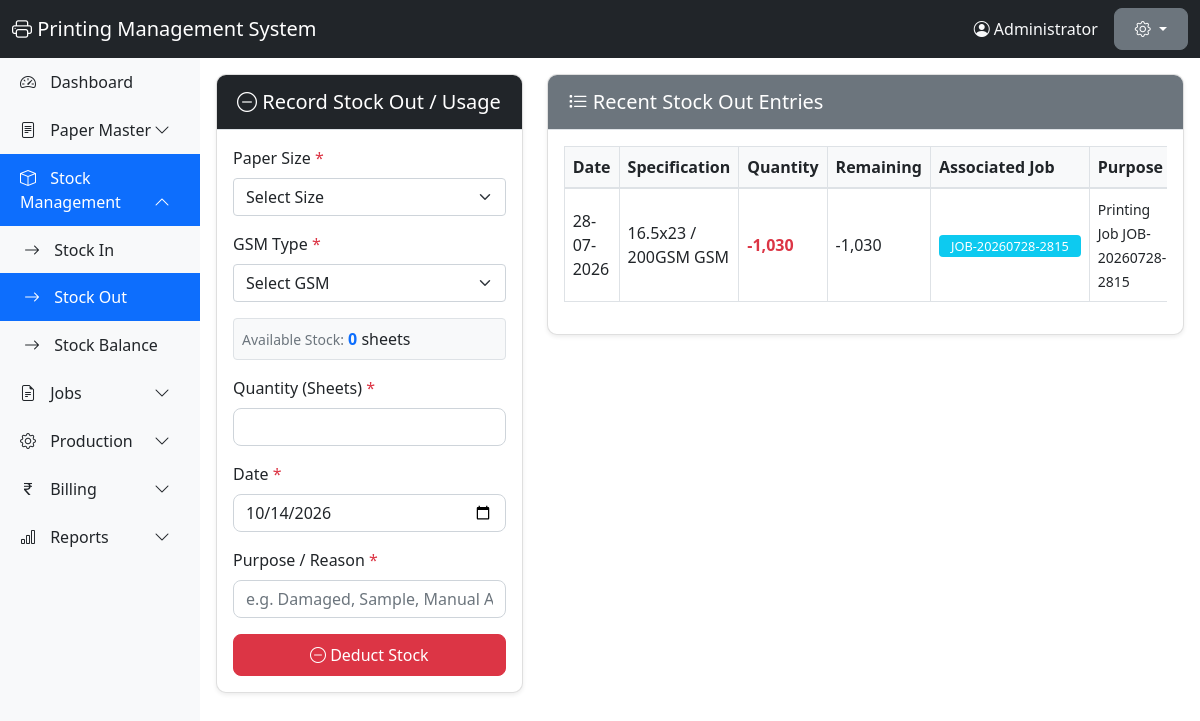
Screenshot of /modules/stock/out.php (signed in) with the database file from the repository.
### tables this page shows
CREATE TABLE `paper_stock_out` (
  `id` int(11) NOT NULL,
  `size_id` int(11) DEFAULT NULL,
  `gsm_id` int(11) DEFAULT NULL,
  `quantity_used` int(11) DEFAULT NULL,
  `remaining_stock` int(11) DEFAULT NULL,
  `job_id` int(11) DEFAULT NULL,
  `usage_date` date DEFAULT NULL,
  `purpose` varchar(255) DEFAULT NULL,
  `created_at` timestamp NOT NULL DEFAULT current_timestamp()
);

CREATE TABLE `paper_sizes` (
  `id` int(11) NOT NULL,
  `size_name` varchar(100) NOT NULL,
  `width_cm` decimal(10,2) DEFAULT NULL,
  `height_cm` decimal(10,2) DEFAULT NULL,
  `is_active` tinyint(1) DEFAULT 1
);

CREATE TABLE `gsm_master` (
  `id` int(11) NOT NULL,
  `gsm_value` varchar(50) NOT NULL,
  `gsm_type` varchar(50) DEFAULT NULL,
  `is_active` tinyint(1) DEFAULT 1
);

CREATE TABLE `printing_jobs` (
  `id` int(11) NOT NULL,
  `job_no` varchar(50) NOT NULL,
  `po_no` varchar(100) DEFAULT NULL,
  `booking_date` date DEFAULT NULL,
  `customer_id` int(11) DEFAULT NULL,
  `job_type` enum('new','reprint') DEFAULT 'new',
  `book_name` varchar(255) DEFAULT NULL,
  `total_quantity` int(11) DEFAULT NULL,
  `delivery_date` date DEFAULT NULL,
  `delivery_to` varchar(255) DEFAULT NULL,
  `status` enum('pending','plate_making','printing','uv_printing','lamination','completed') DEFAULT 'pending',
  `created_by` int(11) DEFAULT NULL,
  `created_at` timestamp NOT NULL DEFAULT current_timestamp()
);

### modules/stock/out.php (the view, shortened to what this page needs)
<?php
require_once __DIR__ . '/../../config/database.php';
$stockOutEntries = $pdo->query("
    SELECT so.*, ps.size_name, g.gsm_value, j.job_no
    FROM paper_stock_out so
    LEFT JOIN paper_sizes ps ON so.size_id = ps.id
    LEFT JOIN gsm_master g ON so.gsm_id = g.id
    LEFT JOIN printing_jobs j ON so.job_id = j.id
    ORDER BY so.created_at DESC LIMIT 50
");
?>
<!DOCTYPE html>
<html lang="en">
<head>
    <link href="https://cdn.jsdelivr.net/npm/bootstrap@5.1.3/dist/css/bootstrap.min.css" rel="stylesheet">
    <link rel="stylesheet" href="https://cdn.jsdelivr.net/npm/bootstrap-icons@1.8.1/font/bootstrap-icons.css">
</head>
<body>
    <?php include_once __DIR__ . '/../../includes/header.php'; ?>
    <?php include_once __DIR__ . '/../../includes/sidebar.php'; ?>
    <div class="row">
        <div class="col-md-4">
            <div class="card">
                <div class="card-header bg-dark text-white">
                    <h5 class="mb-0"><i class="bi bi-dash-circle"></i> Record Stock Out / Usage</h5>
                </div>
                <div class="card-body">
                    <form method="POST" action="">
                        <div class="mb-3">
                            <label class="form-label">Paper Size <span class="text-danger">*</span></label>
                            <select name="size_id" id="size_id" class="form-select" required onchange="checkStockBalance()">
                                <option value="">Select Size</option>
                            </select>
                        </div>
                        <div class="mb-3">
                            <label class="form-label">GSM Type <span class="text-danger">*</span></label>
                            <select name="gsm_id" id="gsm_id" class="form-select" required onchange="checkStockBalance()">
                                <option value="">Select GSM</option>
                            </select>
                        </div>
                        <div class="mb-3">
                            <div class="p-2 border rounded bg-light">
                                <small class="text-muted">Available Stock:</small>
                                <strong id="available_stock" class="text-primary">0</strong> sheets
                            </div>
                        </div>
                        <div class="mb-3">
                            <label class="form-label">Quantity (Sheets) <span class="text-danger">*</span></label>
                            <input type="number" name="quantity_used" class="form-control" required min="1">
                        </div>
                        <div class="mb-3">
                            <label class="form-label">Date <span class="text-danger">*</span></label>
                            <input type="date" name="usage_date" class="form-control" required value="<?php echo date('Y-m-d'); ?>">
                        </div>
                        <div class="mb-3">
                            <label class="form-label">Purpose / Reason <span class="text-danger">*</span></label>
                            <input type="text" name="purpose" class="form-control" placeholder="e.g. Damaged, Sample, Manual Adjustment" required>
                        </div>
                        <button type="submit" class="btn btn-danger w-100">
                            <i class="bi bi-dash-circle"></i> Deduct Stock
                        </button>
                    </form>
                </div>
            </div>
        </div>
        <div class="col-md-8">
            <div class="card">
                <div class="card-header bg-secondary text-white">
                    <h5 class="mb-0"><i class="bi bi-list-task"></i> Recent Stock Out Entries</h5>
                </div>
                <div class="card-body">
                    <div class="table-responsive">
                        <table class="table table-bordered table-hover">
                            <thead>
                                <tr>
                                    <th>Date</th>
                                    <th>Specification</th>
                                    <th>Quantity</th>
                                    <th>Remaining</th>
                                    <th>Associated Job</th>
                                    <th>Purpose</th>
                                </tr>
                            </thead>
                            <tbody>
                                <?php if($stockOutEntries->rowCount() > 0): ?>
                                    <?php while($row = $stockOutEntries->fetch()): ?>
                                        <tr>
                                            <td><?php echo date('d-m-Y', strtotime($row['usage_date'])); ?></td>
                                            <td><?php echo htmlspecialchars($row['size_name'] . ' / ' . $row['gsm_value'] . ' GSM'); ?></td>
                                            <td class="text-danger"><strong>-<?php echo number_format($row['quantity_used']); ?></strong></td>
                                            <td><?php echo number_format($row['remaining_stock']); ?></td>
                                            <td>
                                                <?php if($row['job_no']): ?>
                                                    <span class="badge bg-info"><?php echo htmlspecialchars($row['job_no']); ?></span>
                                                <?php else: ?>
                                                    <span class="text-muted">None (Manual)</span>
                                                <?php endif; ?>
                                            </td>
                                            <td><small><?php echo htmlspecialchars($row['purpose']); ?></small></td>
                                        </tr>
                                    <?php endwhile; ?>
                                <?php else: ?>
                                    <tr>
                                        <td colspan="6" class="text-center">No stock out transactions recorded</td>
                                    </tr>
                                <?php endif; ?>
                            </tbody>
                        </table>
                    </div>
                </div>
            </div>
        </div>
    </div>
    <?php include_once __DIR__ . '/../../includes/footer.php'; ?>
</body>
</html>

### assets/css/style.css (style rules this page uses)
.card { box-shadow: 0 0.125rem 0.25rem rgba(0, 0, 0, 0.075); margin-bottom: 20px; border-radius: 10px; overflow: hidden; }
.card-header { background-color: #f8f9fa; font-weight: bold; padding: 15px 20px; border-bottom: 1px solid #dee2e6; }
.card-header h5 { margin: 0; }
.table th { background-color: #f8f9fa; font-weight: 600; border-bottom: 2px solid #dee2e6; }
.table td { vertical-align: middle; }
.badge { padding: 5px 12px; font-weight: 500; font-size: 0.8rem; }
.form-control { border-radius: 8px; }
.btn { border-radius: 8px; padding: 8px 20px; }

### rows the page displays
paper_stock_out: usage_date "28-07-2026", size.gsm_value "16.5x23 / 200GSM GSM", quantity_used "1,030", remaining_stock "-1,030", printing_jobs.job_no "JOB-20260728-2815", purpose "Printing Job JOB-20260728-2815"

### other values shown
APP_NAME "Printing Management System"
$_SESSION['full_name'] "Administrator"
